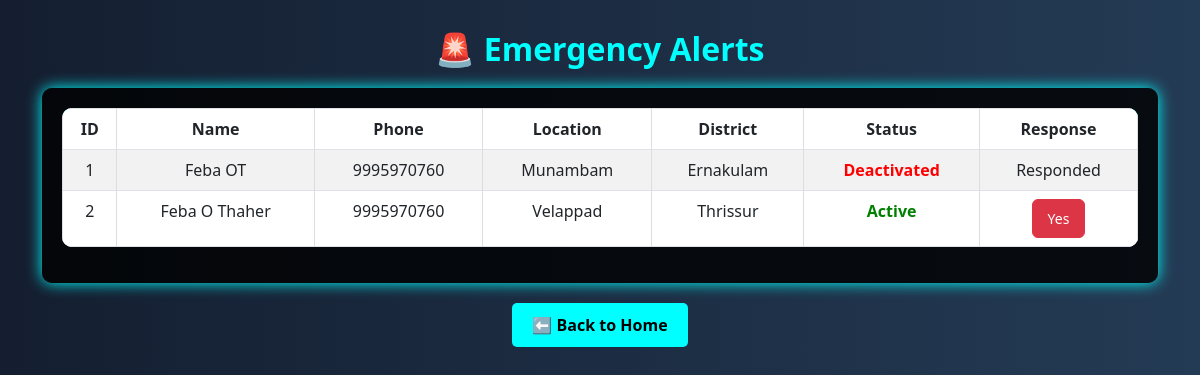
The app's page /police_alerts, older data.
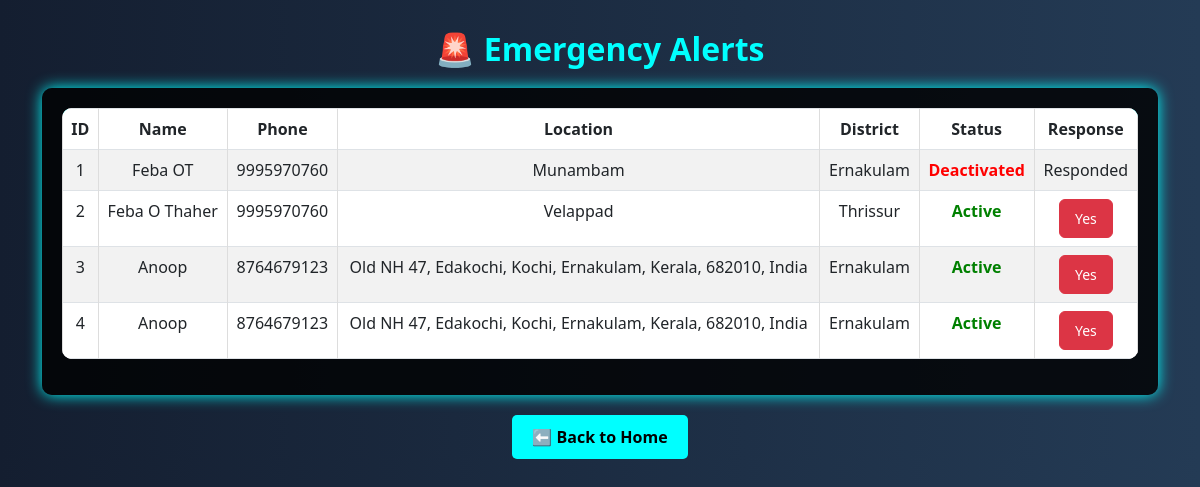
The same page, newer data.
### tables this page shows
CREATE TABLE user_alert (
            id INTEGER PRIMARY KEY AUTOINCREMENT,
            user_id INTEGER,
            name TEXT NOT NULL,
            phone TEXT NOT NULL,
            location TEXT NOT NULL,
            district TEXT NOT NULL,
            timestamp DATETIME DEFAULT CURRENT_TIMESTAMP, status TEXT DEFAULT 'Active',
            FOREIGN KEY (user_id) REFERENCES users(id)
        );

### app.py (the view)
@app.route('/police_alerts')
def police_alerts():
    conn = sqlite3.connect("user.db")
    cursor = conn.cursor()
    cursor.execute("SELECT id, name, phone, location, district, status FROM user_alert")
    alerts = cursor.fetchall()
    conn.close()
    return render_template('police_alerts.html', alerts=alerts)

### app.py (called while the page is built)
@app.after_request
def add_no_cache_headers(response):
    response.headers["Cache-Control"] = "no-store, no-cache, must-revalidate, max-age=0"
    response.headers["Pragma"] = "no-cache"
    response.headers["Expires"] = "0"
    return response

### templates/police_alerts.html (shortened to what this page needs)
<!DOCTYPE html>
<html lang="en">
<head>
    <link rel="stylesheet" href="https://cdnjs.cloudflare.com/ajax/libs/bootstrap/5.3.0/css/bootstrap.min.css">
</head>
<body>
    <div class="container">
        <h2>🚨 Emergency Alerts</h2>
        <div class="table-container">
            <table class="table table-striped table-bordered">
                <thead>
                    <tr>
                        <th>ID</th>
                        <th>Name</th>
                        <th>Phone</th>
                        <th>Location</th>
                        <th>District</th>
                        <th>Status</th>
                        <th>Response</th>
                    </tr>
                </thead>
                <tbody>
                    {% for alert in alerts %}
                    <tr id="alert-row-{{ alert[0] }}">
                        <td>{{ alert[0] }}</td>
                        <td>{{ alert[1] }}</td>
                        <td>{{ alert[2] }}</td>
                        <td>{{ alert[3] }}</td>
                        <td>{{ alert[4] }}</td>
                        <td class="status-cell">
                            {% if alert[5] == "Active" %}
                                <span class="status-active">Active</span>
                            {% else %}
                                <span class="status-deactivated">Deactivated</span>
                            {% endif %}
                        </td>
                        <td>
                            {% if alert[5] == "Active" %}
                                <button class="btn btn-danger" onclick="deactivateAlert({{ alert[0] }})">Yes</button>
                            {% else %}
                                <span>Responded</span>
                            {% endif %}
                        </td>
                    </tr>
                    {% endfor %}
                </tbody>
            </table>
        </div>
        <div class="text-center">
            <a href="{{ url_for('police_home') }}" class="back-btn">⬅ Back to Home</a>
        </div>
    </div>
</body>
</html>

### templates/police_alerts.html (style rules this page uses)
body { background: linear-gradient(to right, #141e30, #243b55); color: white; }
.container { margin-top: 30px; }
h2 { text-align: center; margin-bottom: 20px; font-weight: bold; color: cyan; }
.table-container { background: rgba(0, 0, 0, 0.8); padding: 20px; border-radius: 10px; box-shadow: 0 0 15px cyan; }
table { width: 100%; background: white; border-radius: 10px; overflow: hidden; }
th, td { text-align: center; padding: 12px; border: 1px solid #ddd; }
thead { background: cyan; color: black; font-weight: bold; }
.btn-danger { padding: 8px 15px; font-size: 14px; }
.status-active { color: green; font-weight: bold; }
.status-deactivated { color: red; font-weight: bold; }
.back-btn { margin-top: 20px; background: cyan; color: black; font-weight: bold; padding: 10px 20px; border-radius: 5px; text-decoration: none; display: inline-block; transition: 0.3s; }

Row changes from the older to the newer data that the page shows:
added user_alert: id "3", name "Anoop", phone "8764679123", location "Old NH 47, Edakochi, Kochi, Ernakulam, Kerala, 682010, India", district "Ernakulam", status "Active"
added user_alert: id "4", name "Anoop", phone "8764679123", location "Old NH 47, Edakochi, Kochi, Ernakulam, Kerala, 682010, India", district "Ernakulam", status "Active"
